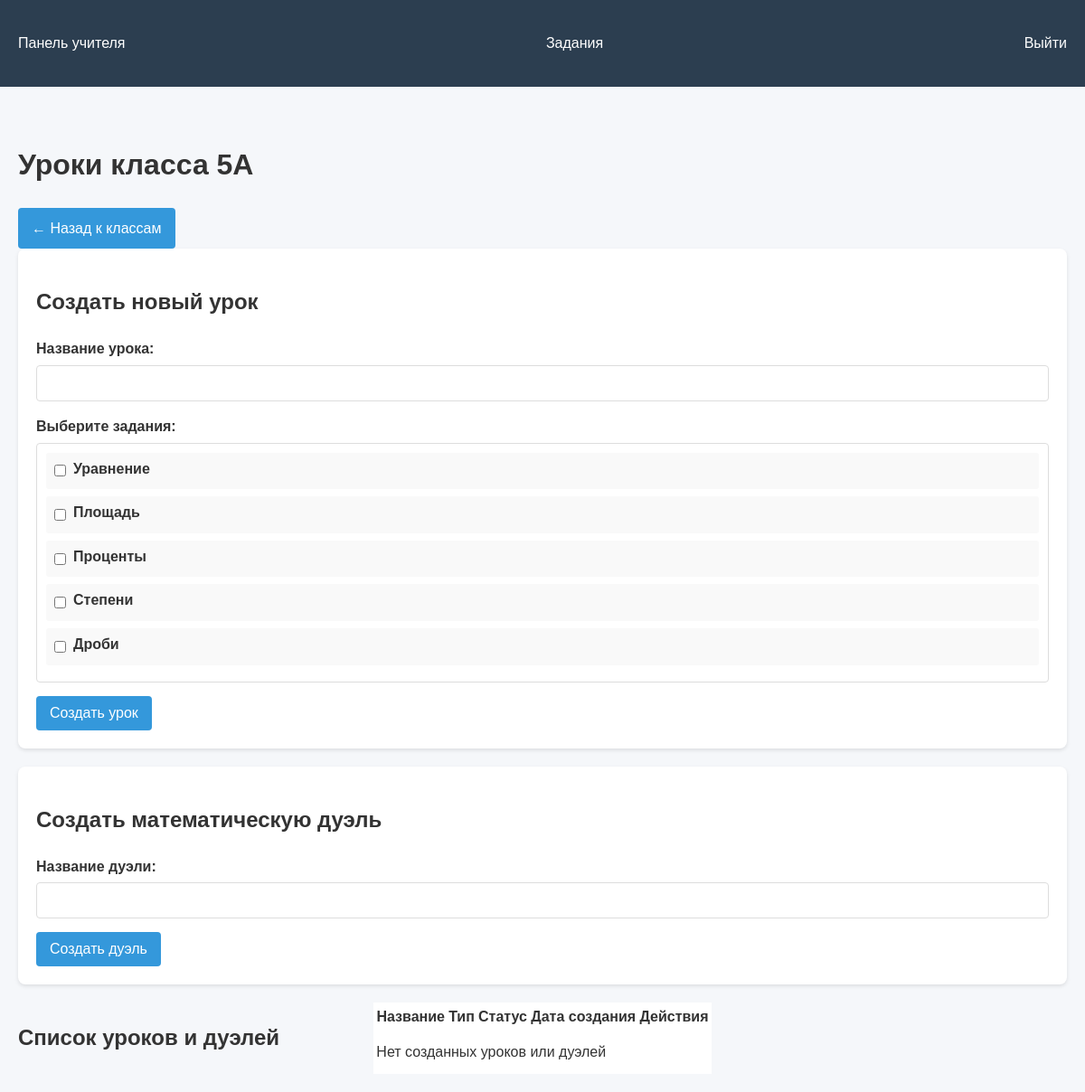
The app's page /admin/class/1/lessons (signed in) with its own data.
### tables this page shows
CREATE TABLE classes (
            id INTEGER PRIMARY KEY,
            name TEXT NOT NULL UNIQUE
        );

CREATE TABLE tasks (
            id INTEGER PRIMARY KEY,
            title TEXT NOT NULL,
            content TEXT NOT NULL,
            answer_formula TEXT,
            difficulty INTEGER DEFAULT 2,
            class_group INTEGER NOT NULL,
            created_at TIMESTAMP DEFAULT CURRENT_TIMESTAMP
        );

### app.py (the view)
@app.route('/admin/class/<int:class_id>/lessons')
def class_lessons(class_id):
    if not session.get('is_admin'):
        return redirect(url_for('index'))
    conn = create_connection()
    try:
        cursor = conn.cursor()
        cursor.execute("SELECT name FROM classes WHERE id = ?", (class_id,))
        class_info = cursor.fetchone()
        if not class_info:
            flash("Класс не найден", "error")
            return redirect(url_for('admin_dashboard'))
        cursor.execute("""
            SELECT id, name, created_at, 'lesson' as type, NULL as status
            FROM lessons
            WHERE class_id = ?
            ORDER BY created_at DESC
        """, (class_id,))
        lessons = cursor.fetchall()
        cursor.execute("""
            SELECT id, name, created_at, 'duel' as type, status
            FROM math_duels
            WHERE class_id = ?
            ORDER BY created_at DESC
        """, (class_id,))
        duels = cursor.fetchall()
        cursor.execute("SELECT id, title FROM tasks")
        all_tasks = cursor.fetchall()
        all_lessons = lessons + duels
        return render_template('class_lessons.html',
                           class_id=class_id,
                           class_name=class_info['name'],
                           lessons=all_lessons,
                           all_tasks=all_tasks)
    except Error as e:
        flash(f"Ошибка базы данных: {e}", "error")
        return redirect(url_for('admin_dashboard'))
    finally:
        conn.close()

### app.py (called while the page is built)
@app.before_request
def check_concurrent_users():
    if request.path.startswith('/student'):
        if len(session) > 40:
            abort(503, "Сервер перегружен, попробуйте позже")

### db.py (called while the page is built)
def create_connection(db_file="database.db"):
    conn = None
    try:
        conn = sqlite3.connect(
            db_file,
            timeout=30,  # 30 секунд ожидания при блокировке
            check_same_thread=False  # Для многопоточной работы
        )
        conn.row_factory = sqlite3.Row
        conn.execute("PRAGMA journal_mode=WAL")
        conn.execute("PRAGMA synchronous=NORMAL")
        return conn
    except Error as e:
        app.logger.error(f"Ошибка подключения: {e}")
        return None

### templates/class_lessons.html (shortened to what this page needs)
{% extends "base.html" %}
{% block content %}
<div class="admin-container">
    <h1>Уроки класса {{ class_name }}</h1>
    <div class="admin-actions">
        <a href="{{ url_for('admin_dashboard') }}" class="btn btn-secondary">
            ← Назад к классам
        </a>
    </div>
    <div class="create-section">
        <h2>Создать новый урок</h2>
        <form method="POST" action="{{ url_for('create_lesson') }}">
            <div class="form-group">
                <label for="name">Название урока:</label>
                <input type="text" id="name" name="name" required>
            </div>
            <div class="form-group">
                <label>Выберите задания:</label>
                <div class="tasks-checkboxes">
                    {% for task in all_tasks %}
                        <div class="task-checkbox">
                            <input type="checkbox" id="task_{{ task.id }}"
                                   name="task_ids" value="{{ task.id }}">
                            <label for="task_{{ task.id }}">{{ task.title }}</label>
                        </div>
                    {% endfor %}
                </div>
            </div>
            <button type="submit" class="btn btn-primary">Создать урок</button>
        </form>
    </div>
    <div class="create-section mt-4">
        <h2>Создать математическую дуэль</h2>
        <form method="POST" action="{{ url_for('create_duel', class_id=class_id) }}">
            <div class="form-group">
                <label for="duel_name">Название дуэли:</label>
                <input type="text" id="duel_name" name="name" class="form-control" required>
            </div>
            <button type="submit" class="btn btn-success">Создать дуэль</button>
        </form>
    </div>
    <div class="lessons-list mt-4">
        <h2>Список уроков и дуэлей</h2>
        <table class="table">
            <thead>
                <tr>
                    <th>Название</th>
                    <th>Тип</th>
                    <th>Статус</th>
                    <th>Дата создания</th>
                    <th>Действия</th>
                </tr>
            </thead>
            <tbody>
                {% for item in lessons %}
                    <tr>
                        <td>
                            {% if item.type == 'duel' %}
                                <a href="{{ url_for('view_duel', duel_id=item.id) }}">{{ item.name }}</a>
                            {% else %}
                                {{ item.name }}
                            {% endif %}
                        </td>
                        <td>
                            {% if item.type == 'duel' %}
                                <span class="badge badge-warning">Дуэль</span>
                            {% else %}
                                <span class="badge badge-primary">Урок</span>
                            {% endif %}
                        </td>
                        <td>
                            {% if item.type == 'duel' %}
                                {% if item.status == 'active' %}
                                    <span class="badge badge-success">Активна</span>
                                {% else %}
                                    <span class="badge badge-secondary">Завершена</span>
                                {% endif %}
                            {% else %}
                                -
                            {% endif %}
                        </td>
                        <td>{{ item.created_at }}</td>
                        <td>
                            {% if item.type == 'duel' %}
                                <a href="{{ url_for('view_duel', duel_id=item.id) }}" class="btn btn-sm btn-info">
                                    Управление
                                </a>
                                <form action="{{ url_for('delete_duel', duel_id=item.id) }}" method="POST" class="d-inline">
                                    <button type="submit" class="btn btn-sm btn-danger" onclick="return confirm('Удалить эту дуэль?')">
                                        Удалить
                                    </button>
                                </form>
                            {% else %}
                                <a href="{{ url_for('edit_lesson', lesson_id=item.id) }}" class="btn btn-sm btn-primary">
                                    Редактировать
                                </a>
                                <form action="{{ url_for('delete_lesson', lesson_id=item.id) }}" method="POST" class="d-inline">
                                    <button type="submit" class="btn btn-sm btn-danger" onclick="return confirm('Удалить этот урок?')">
                                        Удалить
                                    </button>
                                </form>
                            {% endif %}
                        </td>
                    </tr>
                {% else %}
                    <tr>
                        <td colspan="5">Нет созданных уроков или дуэлей</td>
                    </tr>
                {% endfor %}
            </tbody>
        </table>
    </div>
</div>
{% endblock %}

### static/style.css (style rules this page uses)
body { font-family: 'Arial', sans-serif; margin: 0; padding: 0; background-color: #f5f7fa; color: #333; line-height: 1.6; }
.form-group { margin-bottom: 15px; }
label { display: block; margin-bottom: 5px; font-weight: bold; }
input[type="text"], input[type="password"], select { width: 100%; padding: 10px; border: 1px solid #ddd; border-radius: 4px; font-size: 16px; box-sizing: border-box; }
.btn { display: inline-block; padding: 10px 15px; background-color: #3498db; color: white; border: none; border-radius: 4px; text-decoration: none; cursor: pointer; font-size: 16px; margin-right: 10px; }
.lessons-list, .tasks-list { display: grid; grid-template-columns: repeat(auto-fill, minmax(300px, 1fr)); gap: 20px; margin-top: 20px; }
.tasks-checkboxes { max-height: 300px; overflow-y: auto; border: 1px solid #ddd; padding: 10px; border-radius: 4px; }
.task-checkbox { margin-bottom: 8px; padding: 5px; background: #f9f9f9; border-radius: 3px; }
.lessons-list { display: grid; grid-template-columns: repeat(auto-fill, minmax(300px, 1fr)); gap: 20px; }
.task-checkbox { display: flex; align-items: center; }
.task-checkbox input { margin-right: 8px; }

### templates/class_lessons.html (style rules this page uses)
.create-section { background: white; padding: 20px; border-radius: 8px; box-shadow: 0 2px 4px rgba(0,0,0,0.1); margin-bottom: 20px; }
.table { background: white; }

### records on screen
classes: name "5А"
tasks: title "Уравнение"
tasks: title "Площадь"
tasks: title "Проценты"
tasks: title "Степени"
tasks: title "Дроби"
